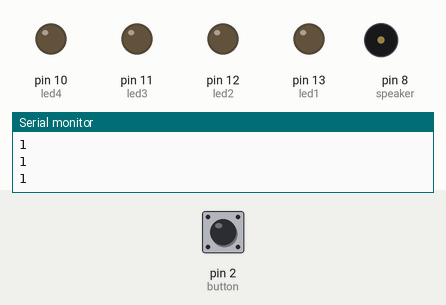
The sketch below on a simulated Arduino Uno, built with avr-gcc and run on an emulated ATmega328P. Parts: output pins drawn as LEDs (lit = HIGH), buzzer (waves = sounding), the last lines printed to the serial monitor. Dashed ring = blinking. The test bench sets the inputs (shaded band); at power-on: pin 2 (button) HIGH.

Above: at 1.2 s.
1.3 s: pin 2 (button) pulled LOW for 0.15 s
At 1.92 s:
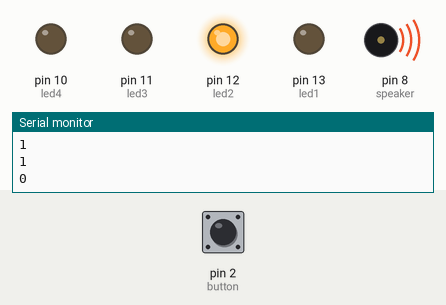
At 3.15 s:
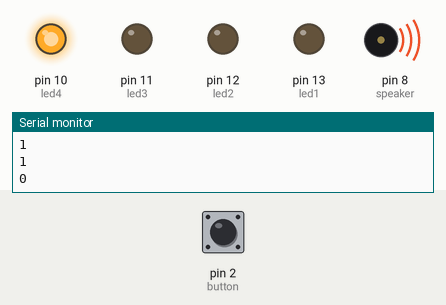
10.3 s: pin 2 (button) driven HIGH
12.0 s: pin 2 (button) driven LOW
At 18.8 s:
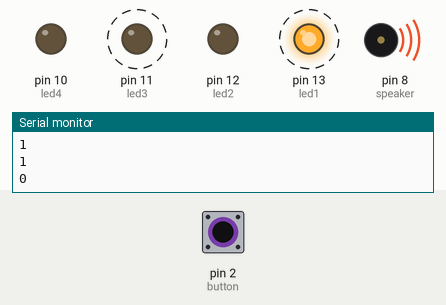
Timing chart, 0 to 19.0 s (numbered marks = the images above; inputs shaded):
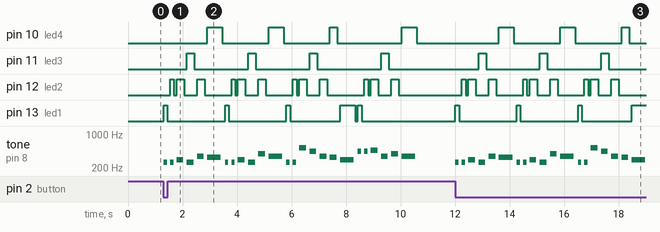

The sketch:

HappyBirthdayWithNotes.ino
```cpp
//You should be able to just copy and paste all this text into a sketch and upload and it should work, if theres problem, message me//

#include "pitches.h"//Look up arduino tone library and download from website
/*
Alternately, create new tab labeled "pitches.h" w/o the quotes
and copy and paste the following into it:
#define NOTE_C4  262
#define NOTE_D4  294
#define NOTE_E4  330
#define NOTE_F4  349
#define NOTE_G4  392
#define NOTE_C5  523
#define NOTE_A4  440
#define NOTE_AS4 466

These are the only notes you need
*/
int button = 2;
int led1 = 13;
int led2 = 12;
int led3 = 11;
int led4 = 10;
int speaker = 8;
int line1[] = {//Notes for 1st line
NOTE_C4, NOTE_C4, NOTE_D4, NOTE_C4, NOTE_F4, NOTE_E4};
int line2[] = {//Notes for 2nd line...etc
  NOTE_C4, NOTE_C4, NOTE_D4, NOTE_C4, NOTE_G4, NOTE_F4};
int line3[] = {
  NOTE_C4, NOTE_C4, NOTE_C5, NOTE_A4, NOTE_F4, NOTE_E4, NOTE_D4};
  //Notice that theres 7 instead of 6 notes in this line
int line4[] = {
  NOTE_A4, NOTE_A4, NOTE_AS4, NOTE_F4, NOTE_G4, NOTE_F4};
int line1Dur[] = {//duration of notes in 1st line 8=eighth note, 4=quarter note...etc
  8,8,4,4,4,2};
int line2Dur[] = {
  8,8,4,4,4,2};
int line3Dur[] = {//Notice that theres 7 instead of 6
  8,8,4,4,4,4,2};
int line4Dur[] = {
  8,8,4,4,4,2};

int ledsequence[] = {//this order is arbitrary and you can change it
  led1, led2, led2, led3, led2, led4, led1,};


void setup() {
  Serial.begin(9600);
  pinMode(button, INPUT_PULLUP); //Wire button to 5v, then straight to pin
  pinMode(led1, OUTPUT);
  pinMode(led2, OUTPUT);
  pinMode(led3, OUTPUT);
  pinMode(led4, OUTPUT);
  pinMode(speaker, OUTPUT);
}
 void loop()
 {
  int state = digitalRead(button);//Variable for button state
  Serial.println(state);
  delay(5);


  if (state == 0) //If buttons pushed
  {
    // LINE1
    for (int thisNote = 0; thisNote < 6; thisNote++) {//Count "thisNote" to 5

    int noteDuration = 1000/line1Dur[thisNote];//Defines note duration based on the values above

    int pause = noteDuration * 1.10;//Changing this value changes pause between notes

    tone(speaker, line1[thisNote],noteDuration);//Plays tone based on "thisNote" value
    digitalWrite(ledsequence[thisNote],HIGH);//Light LED for as long the note plays
    delay(pause);//pause between notes
    digitalWrite(ledsequence[thisNote],LOW);//turn off LED before next note
    delay(100);
  }
  //LINE2
  for (int thisNote = 0; thisNote < 6; thisNote++) {//Same as before, but different notes

    int noteDuration = 1000/line2Dur[thisNote];

    int pause = noteDuration * 1.10;

    tone(speaker, line2[thisNote],noteDuration);
    digitalWrite(ledsequence[thisNote],HIGH);
    delay(pause);
    digitalWrite(ledsequence[thisNote],LOW);
    delay(100);
  }
  //LINE3
  for (int thisNote = 0; thisNote < 7; thisNote++) {//Same as before however it counts to 6
  //because there are 7 notes instead of 6

    int noteDuration = 1000/line3Dur[thisNote];

    int pause = noteDuration * 1.10;

    tone(speaker, line3[thisNote],noteDuration);
    digitalWrite(ledsequence[thisNote],HIGH);
    delay(pause);
    digitalWrite(ledsequence[thisNote],LOW);
    delay(100);
  }
  //LINE4
  for (int thisNote = 0; thisNote < 6; thisNote++) {

    int noteDuration = 1000/line4Dur[thisNote];

    int pause = noteDuration * 1.10;

    tone(speaker, line4[thisNote],noteDuration);
    digitalWrite(ledsequence[thisNote],HIGH);
    delay(pause);
    digitalWrite(ledsequence[thisNote],LOW);
    delay(100);}
  }
 }
```

Measured:
- after the input at 1.3 s, pin 10 (led4): goes HIGH 0.55 s, LOW 1.7 s, HIGH 0.55 s, LOW 1.7 s, HIGH 0.28 s, LOW 2.3 s, then HIGH, starting after 1.6 s; pin 11 (led3): LOW → HIGH after 0.86 s, → LOW 0.28 s later, → HIGH 2.0 s later, → LOW 0.28 s later, … (8 changes in this stretch)
- after the input at 12.0 s, pin 10 (led4): goes HIGH 0.55 s, LOW 1.7 s, HIGH 0.55 s, LOW 1.7 s, HIGH 0.28 s, then LOW, starting after 1.6 s; pin 11 (led3): alternates HIGH for 0.28 s and LOW for 2.0 s, starting after 0.86 s
